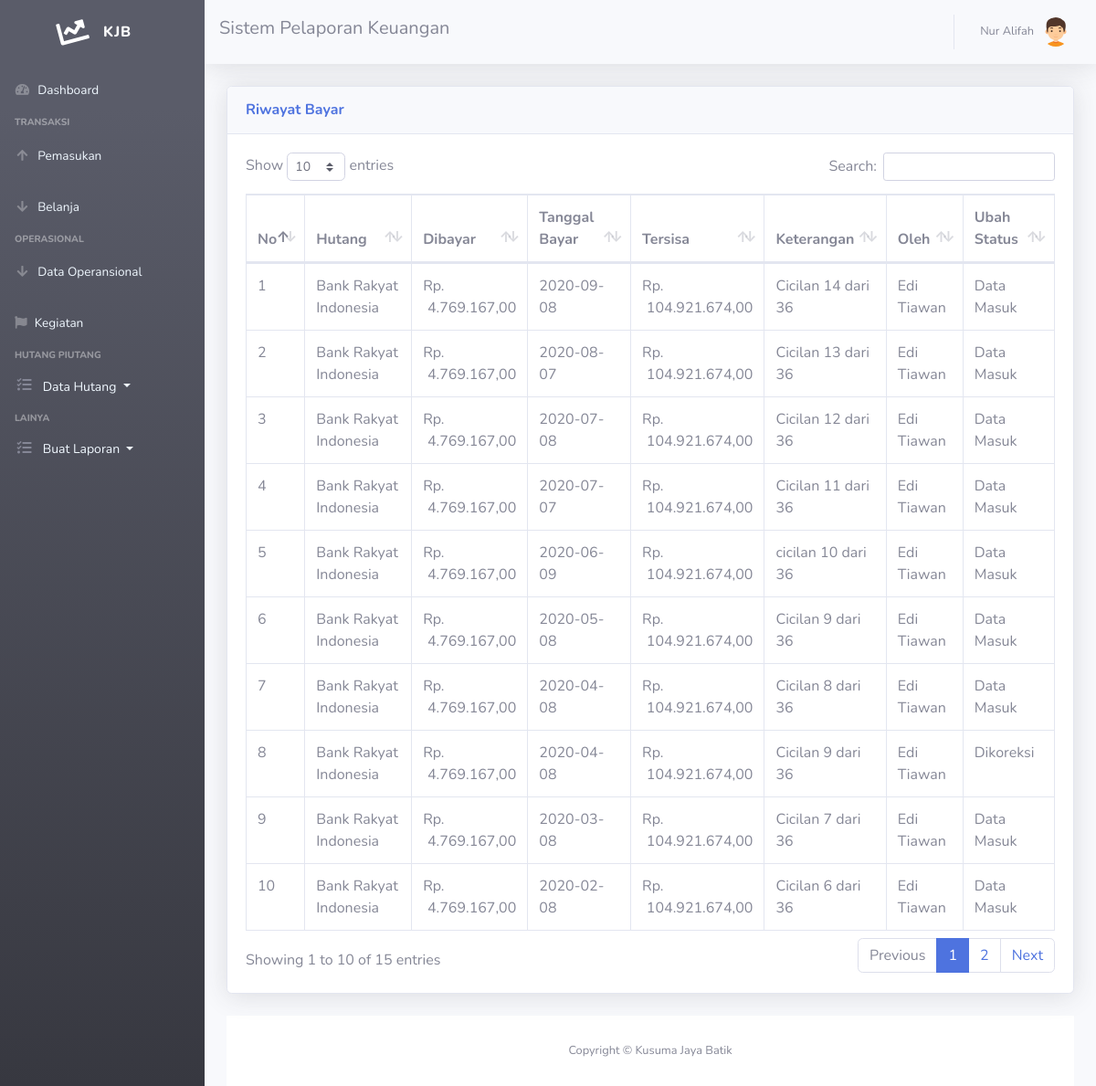
The page /lacak-bayar-hutang.php (signed in) on the database its author committed.
### tables this page shows
CREATE TABLE `pembayaran_hutang` (
  `id_pembayaranhutang` int(11) NOT NULL,
  `id_user` int(11) NOT NULL,
  `dibayar_hutang` int(211) NOT NULL,
  `tanggal_byr` date NOT NULL,
  `keterangan_byrhutang` varchar(122) NOT NULL,
  `id_hutang` int(11) NOT NULL,
  `is_updatebh` enum('0','1','','') NOT NULL
);

CREATE TABLE `hutang` (
  `id_hutang` int(11) NOT NULL,
  `terima` int(11) NOT NULL,
  `jumlah` int(11) NOT NULL,
  `dibayar` int(111) NOT NULL,
  `tgl_hutang` date NOT NULL,
  `alasan` text NOT NULL,
  `penghutang` varchar(40) NOT NULL,
  `status` enum('Dalam Cicilan','Dibayar') DEFAULT NULL,
  `is_updateh` enum('0','1','','') NOT NULL
);

CREATE TABLE `user` (
  `id_user` int(11) NOT NULL,
  `nama` varchar(40) NOT NULL,
  `username` varchar(40) NOT NULL,
  `password` varchar(40) NOT NULL,
  `no_tlp` char(20) NOT NULL,
  `email` varchar(40) NOT NULL,
  `jabatan` varchar(50) NOT NULL,
  `alamat` varchar(255) NOT NULL,
  `is_active` enum('0','1','','') NOT NULL,
  `is_hidden` enum('0','1','','') NOT NULL,
  `kdreset` int(11) NOT NULL
);

### lacak-bayar-hutang.php (the view, shortened to what this page needs)
<!DOCTYPE html>
<html lang="en">
<head>
  <link rel="stylesheet" href="https://cdnjs.cloudflare.com/ajax/libs/font-awesome/4.7.0/css/font-awesome.min.css">
  <link href="vendor/fontawesome-free/css/all.min.css" rel="stylesheet" type="text/css">
  <link href="css/sb-admin-2.min.css" rel="stylesheet">
  <link href="vendor/datatables/dataTables.bootstrap4.min.css" rel="stylesheet">
</head>
<body id="page-top">
<?php require 'sidebar.php'; ?>
      <div id="content">
<?php require 'navbar.php'; ?>
        <div class="container-fluid">
          <div class="">
          <div class="card shadow mb-4">
            <div class="card-header py-3">
              <h6 class="m-0 font-weight-bold text-primary">Riwayat Bayar</h6>
            </div>
            <div class="card-body">
              <div class="table-responsive">
                <table class="table table-bordered" id="dataTable" width="100%" cellspacing="0">
                  <thead>
                    <tr>
          <th>No</th>
                      <th>Hutang</th>
                      <th>Dibayar</th>
                      <th>Tanggal Bayar</th>
                      <th>Tersisa</th>
                      <th>Keterangan</th>
                      <th>Oleh</th>
                      <th>Ubah Status</th>
                    </tr>
                  </thead>
                  <tbody>
          <?php
$query = mysqli_query($koneksi,"SELECT * FROM pembayaran_hutang INNER JOIN hutang INNER JOIN user WHERE hutang.id_hutang = pembayaran_hutang.id_hutang AND pembayaran_hutang.id_hutang = hutang.id_hutang AND user.id_user = pembayaran_hutang.id_user AND pembayaran_hutang.id_user = user.id_user ORDER BY tanggal_byr DESC");
$nos = 1;
while ($data = mysqli_fetch_assoc($query))
{
?>
              <tr>
                      <td><?=$nos?></td>
                      <td><?=$data['penghutang']?></td>
                      <td>Rp. <span style="float: right; text-align: right;"><?=number_format($data['dibayar_hutang'],2,',','.');?></span></td>
                      <td><?=$data['tanggal_byr']?></td>
                      <td>Rp. <span style="float: right; text-align: right;"><?=number_format($data['jumlah']-$data['dibayar'],2,',','.');?></span></td>
                      <td><?=$data['keterangan_byrhutang']?></td>
                      <td><?=$data['nama']?></td>
                      <td>
                         <?php if ($data['is_updatebh']==0): ?>
                          Data Masuk
                        <?php endif ?>
                        <?php if ($data['is_updatebh']==1): ?>
                          Dikoreksi
                        <?php endif ?>
                        </td>
                      <?php  $nos++; ?>
</tr>
  </div>
<?php
}
?>
<?php require 'footer.php'?>
</body>
</html>

### rows shown on the page
pembayaran_hutang: id_hutang.penghutang "Bank Rakyat Indonesia", dibayar_hutang "4.769.167,00", tanggal_byr "2020-09-08", $data['jumlah']-$data['dibayar'] "104.921.674,00", keterangan_byrhutang "Cicilan 14 dari 36", id_user.nama "Edi Tiawan", is_updatebh "Data Masuk"
pembayaran_hutang: id_hutang.penghutang "Bank Rakyat Indonesia", dibayar_hutang "4.769.167,00", tanggal_byr "2020-08-07", $data['jumlah']-$data['dibayar'] "104.921.674,00", keterangan_byrhutang "Cicilan 13 dari 36", id_user.nama "Edi Tiawan", is_updatebh "Data Masuk"
pembayaran_hutang: id_hutang.penghutang "Bank Rakyat Indonesia", dibayar_hutang "4.769.167,00", tanggal_byr "2020-07-08", $data['jumlah']-$data['dibayar'] "104.921.674,00", keterangan_byrhutang "Cicilan 12 dari 36", id_user.nama "Edi Tiawan", is_updatebh "Data Masuk"
pembayaran_hutang: id_hutang.penghutang "Bank Rakyat Indonesia", dibayar_hutang "4.769.167,00", tanggal_byr "2020-07-07", $data['jumlah']-$data['dibayar'] "104.921.674,00", keterangan_byrhutang "Cicilan 11 dari 36", id_user.nama "Edi Tiawan", is_updatebh "Data Masuk"
pembayaran_hutang: id_hutang.penghutang "Bank Rakyat Indonesia", dibayar_hutang "4.769.167,00", tanggal_byr "2020-06-09", $data['jumlah']-$data['dibayar'] "104.921.674,00", keterangan_byrhutang "cicilan 10 dari 36", id_user.nama "Edi Tiawan", is_updatebh "Data Masuk"
pembayaran_hutang: id_hutang.penghutang "Bank Rakyat Indonesia", dibayar_hutang "4.769.167,00", tanggal_byr "2020-05-08", $data['jumlah']-$data['dibayar'] "104.921.674,00", keterangan_byrhutang "Cicilan 9 dari 36", id_user.nama "Edi Tiawan", is_updatebh "Data Masuk"
pembayaran_hutang: id_hutang.penghutang "Bank Rakyat Indonesia", dibayar_hutang "4.769.167,00", tanggal_byr "2020-04-08", $data['jumlah']-$data['dibayar'] "104.921.674,00", keterangan_byrhutang "Cicilan 8 dari 36", id_user.nama "Edi Tiawan", is_updatebh "Data Masuk"
pembayaran_hutang: id_hutang.penghutang "Bank Rakyat Indonesia", dibayar_hutang "4.769.167,00", tanggal_byr "2020-04-08", $data['jumlah']-$data['dibayar'] "104.921.674,00", keterangan_byrhutang "Cicilan 9 dari 36", id_user.nama "Edi Tiawan", is_updatebh "Dikoreksi"
pembayaran_hutang: id_hutang.penghutang "Bank Rakyat Indonesia", dibayar_hutang "4.769.167,00", tanggal_byr "2020-03-08", $data['jumlah']-$data['dibayar'] "104.921.674,00", keterangan_byrhutang "Cicilan 7 dari 36", id_user.nama "Edi Tiawan", is_updatebh "Data Masuk"
pembayaran_hutang: id_hutang.penghutang "Bank Rakyat Indonesia", dibayar_hutang "4.769.167,00", tanggal_byr "2020-02-08", $data['jumlah']-$data['dibayar'] "104.921.674,00", keterangan_byrhutang "Cicilan 6 dari 36", id_user.nama "Edi Tiawan", is_updatebh "Data Masuk"

### other values the page prints
$_SESSION['nama'] "Nur Alifah"
